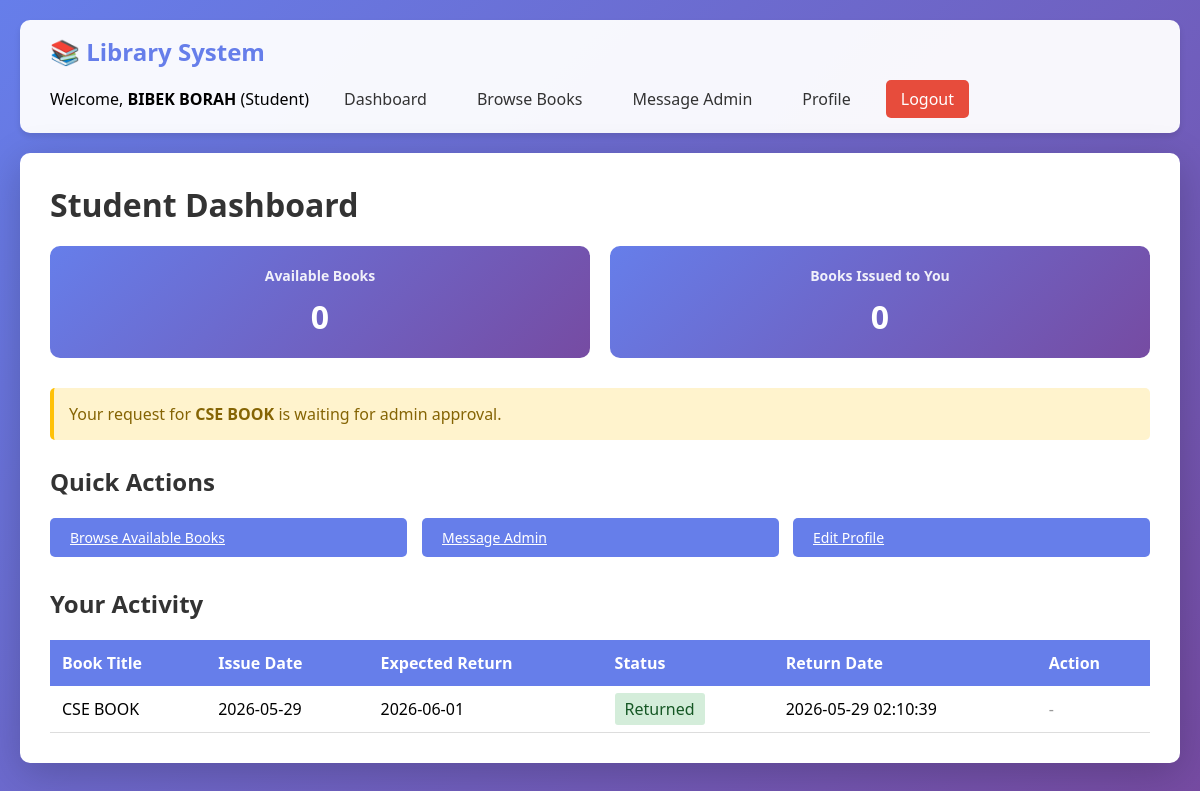
/student (signed in), run on the app's committed database.
### tables this page shows
CREATE TABLE users (
            id INTEGER PRIMARY KEY AUTOINCREMENT,
            username TEXT UNIQUE NOT NULL,
            email TEXT UNIQUE NOT NULL,
            password_hash TEXT NOT NULL,
            role TEXT DEFAULT 'Student',
            created_at TEXT DEFAULT CURRENT_TIMESTAMP
        , full_name TEXT, department TEXT, programme TEXT, semester TEXT, academic_year TEXT, contact_number TEXT, gender TEXT, caste TEXT, profile_completed INTEGER DEFAULT 0, profile_edit_allowed INTEGER DEFAULT 1, is_restricted INTEGER DEFAULT 0, restriction_reason TEXT, restricted_at TEXT);

CREATE TABLE books (
            id INTEGER PRIMARY KEY AUTOINCREMENT,
            title TEXT NOT NULL,
            author TEXT NOT NULL,
            status TEXT DEFAULT 'Available',
            issued_to TEXT
        , issue_date TEXT, return_date TEXT);

CREATE TABLE issue_history (
            id INTEGER PRIMARY KEY AUTOINCREMENT,
            book_id INTEGER NOT NULL,
            book_title TEXT NOT NULL,
            issued_to TEXT NOT NULL,
            issue_date TEXT NOT NULL,
            expected_return_date TEXT NOT NULL,
            returned_by TEXT,
            actual_return_date TEXT,
            status TEXT DEFAULT 'Active',
            created_at TEXT DEFAULT CURRENT_TIMESTAMP,
            FOREIGN KEY (book_id) REFERENCES books(id)
        );

### app.py (the view, shortened to what this page needs)
@app.route('/student')
@student_required
def student_dashboard():
    conn = get_db_connection()
    available_books = conn.execute(
        'SELECT COUNT(*) as count FROM books WHERE status = "Available"'
    ).fetchone()['count']
    issued_books = conn.execute(
        '''SELECT COUNT(*) as count FROM issue_history
           WHERE issued_to = ? AND status IN (?, ?)''',
        (session.get('username'), 'Active', 'Return Pending')
    ).fetchone()['count']
    history = conn.execute(
        '''SELECT * FROM issue_history
           WHERE issued_to = ?
           ORDER BY created_at DESC LIMIT 10''',
        (session.get('username'),)
    ).fetchall()
    pending_request = conn.execute(
        '''SELECT br.*, b.title FROM book_requests br
           JOIN books b ON br.book_id = b.id
           WHERE br.student_id = ? AND br.status = ?
           ORDER BY br.created_at DESC LIMIT 1''',
        (session.get('user_id'), 'Pending')
    ).fetchone()
    notifications = conn.execute(
        '''SELECT id, message FROM student_notifications
           WHERE user_id = ? AND is_read = 0
           ORDER BY created_at''',
        (session.get('user_id'),)
    ).fetchall()
    conn.close()
    return render_template('student_dashboard.html',
                         available_books=available_books,
                         issued_books=issued_books,
                         history=history,
                         pending_request=pending_request,
                         notifications=notifications)

### app.py (called while the page is built, shortened)
def get_db_connection():
    conn = sqlite3.connect('library.db')
    conn.row_factory = sqlite3.Row
    return conn

def get_active_login_notices():
    try:
        conn = get_db_connection()
        notices = conn.execute(
            '''SELECT * FROM login_notifications
               WHERE is_active = 1
               ORDER BY created_at DESC'''
        ).fetchall()
        conn.close()
        return notices
    except sqlite3.Error:
        return []

@app.context_processor
def inject_admin_message_count():
    unread_admin_messages = 0
    return {
        'unread_admin_messages': unread_admin_messages,
        'current_display_name': session.get('display_name') or session.get('username'),
        'login_notices': get_active_login_notices(),
    }

def student_required(f):
    @wraps(f)
    def decorated_function(*args, **kwargs):
        if 'server_restart_token' not in session or session.get('server_restart_token') != app.config.get('SESSION_RESTART_EPOCH'):
            session.clear()
            return redirect(url_for('index'))
        if 'user_id' not in session or session.get('role') != 'Student':
            return redirect(url_for('index'))
        conn = get_db_connection()
        user = conn.execute(
            'SELECT is_restricted FROM users WHERE id = ?',
            (session.get('user_id'),)
        ).fetchone()
        conn.close()
        if user and user['is_restricted']:
            session.clear()
            return redirect(url_for('student_login'))
        return f(*args, **kwargs)
    return decorated_function

### templates/student_dashboard.html (shortened to what this page needs)
{% extends "base.html" %}  {% block content %}
<h1>Student Dashboard</h1>
<div class="stats">
  <div class="stat-card">
    <h3>Available Books</h3>
    <div class="number">{{ available_books }}</div>
  </div>
  <div class="stat-card">
    <h3>Books Issued to You</h3>
    <div class="number">{{ issued_books }}</div>
  </div>
</div>
{% if pending_request %}
<div
  style="
    background: #fff3cd;
    color: #856404;
    padding: 15px;
    border-radius: 5px;
    margin-bottom: 25px;
    border-left: 4px solid #ffc107;
  "
>
  Your request for <strong>{{ pending_request['title'] }}</strong> is waiting
  for admin approval.
</div>
{% endif %}
<h2>Quick Actions</h2>
<div
  style="
    display: grid;
    grid-template-columns: repeat(auto-fit, minmax(200px, 1fr));
    gap: 15px;
    margin-bottom: 30px;
  "
>
  <a href="{{ url_for('student_books') }}" class="btn btn-primary"
    >Browse Available Books</a
  >
  <a href="{{ url_for('student_message_admin') }}" class="btn btn-primary"
    >Message Admin</a
  >
  <a href="{{ url_for('profile') }}" class="btn btn-primary">Edit Profile</a>
</div>
<h2>Your Activity</h2>
<table>
  <thead>
    <tr>
      <th>Book Title</th>
      <th>Issue Date</th>
      <th>Expected Return</th>
      <th>Status</th>
      <th>Return Date</th>
      <th>Action</th>
    </tr>
  </thead>
  <tbody>
    {% for record in history %}
    <tr>
      <td>{{ record['book_title'] }}</td>
      <td>{{ record['issue_date'] }}</td>
      <td>{{ record['expected_return_date'] }}</td>
      <td>
        <span
          style="padding: 5px 10px; border-radius: 3px;
                    {% if record['status'] == 'Active' %}background: #fff3cd; color: #856404;
                    {% elif record['status'] == 'Return Pending' %}background: #d1ecf1; color: #0c5460;
                    {% else %}background: #d4edda; color: #155724;{% endif %}"
        >
          {{ record['status'] }}
        </span>
      </td>
      <td>{{ record['actual_return_date'] or '-' }}</td>
      <td>
        {% if record['status'] == 'Active' %}
        <a
          href="{{ url_for('student_return_book', book_id=record['book_id']) }}"
          class="btn btn-primary"
          >Request Return</a
        >
        {% elif record['status'] == 'Return Pending' %}
        <span style="color: #999">Awaiting admin</span>
        {% else %}
        <span style="color: #999">-</span>
        {% endif %}
      </td>
    </tr>
    {% else %}
    <tr>
      <td colspan="6" style="text-align: center; color: #999">
        No activity yet
      </td>
    </tr>
    {% endfor %}
  </tbody>
</table>
{% endblock %}

### templates/base.html (shortened to what this page needs)
<!doctype html>
<html lang="en">
  <head>
  </head>
  <body>
    {% if session.get('user_id') %}
    <div class="navbar">
      <a href="/" class="navbar-brand">📚 Library System</a>
      <div class="navbar-menu">
        <span
          >Welcome, <strong>{{ current_display_name }}</strong> ({{
          session.get('role') }})</span
        >
        {% if session.get('role') == 'Admin' %}
        <a href="{{ url_for('admin_dashboard') }}">Admin Dashboard</a>
        <a href="{{ url_for('admin_users') }}">Users</a>
        <a href="{{ url_for('admin_books') }}">Books</a>
        <a href="{{ url_for('admin_book_requests') }}">Requests</a>
        <a href="{{ url_for('admin_notifications') }}">Notifications</a>
        <a href="{{ url_for('admin_messages') }}"
          >Messages {% if unread_admin_messages %}<span class="badge"
            >{{ unread_admin_messages }}</span
          >{% endif %}</a
        >
        <a href="{{ url_for('admin_logs') }}">Logs</a>
        {% else %}
        <a href="{{ url_for('student_dashboard') }}">Dashboard</a>
        <a href="{{ url_for('student_books') }}">Browse Books</a>
        <a href="{{ url_for('student_message_admin') }}">Message Admin</a>
        {% endif %}
        <a href="{{ url_for('profile') }}">Profile</a>
        <a href="{{ url_for('logout') }}" class="logout-btn">Logout</a>
      </div>
    </div>
    {% endif %}
    <div class="container">
       {% block content %}{% endblock %}
    </div>
  </body>
</html>

### templates/base.html (style rules this page uses)
* { margin: 0; padding: 0; box-sizing: border-box; }
body { font-family: "Segoe UI", Tahoma, Geneva, Verdana, sans-serif; background: linear-gradient(135deg, #667eea 0%, #764ba2 100%); min-height: 100vh; padding: 20px; animation: pageEnter 1s ease both; will-change: opacity, transform; }
.navbar { background: rgba(255, 255, 255, 0.95); border-radius: 10px; padding: 15px 30px; margin-bottom: 20px; display: flex; justify-content: space-between; align-items: center; gap: 12px; flex-wrap: wrap; box-shadow: 0 4px 6px rgba(0, 0, 0, 0.1); }
.navbar-brand { font-size: 24px; font-weight: bold; color: #667eea; text-decoration: none; }
.navbar-menu { display: flex; gap: 20px; align-items: center; flex-wrap: wrap; }
.navbar-menu a { color: #333; text-decoration: none; padding: 8px 15px; border-radius: 5px; transition: background-color 0.3s ease, color 0.3s ease, transform 0.3s ease; }
.navbar-menu .logout-btn { background: #e74c3c; color: white; }
.container { max-width: 1200px; margin: 0 auto; background: white; border-radius: 10px; padding: 30px; box-shadow: 0 10px 40px rgba(0, 0, 0, 0.2); }
h1, h2 { color: #333; margin-bottom: 20px; }
.btn { padding: 10px 20px; border: none; border-radius: 5px; cursor: pointer; font-size: 14px; font-weight: 500; transition: background-color 0.3s ease, color 0.3s ease, transform 0.3s ease, box-shadow 0.3s ease; will-change: transform; }
.btn-primary { background: #667eea; color: white; }
table { width: 100%; border-collapse: collapse; margin-top: 20px; }
th { background: #667eea; color: white; padding: 12px; text-align: left; }
td { padding: 12px; border-bottom: 1px solid #ddd; }
.stats { display: grid; grid-template-columns: repeat(auto-fit, minmax(250px, 1fr)); gap: 20px; margin-bottom: 30px; }
.stat-card { background: linear-gradient(135deg, #667eea 0%, #764ba2 100%); color: white; padding: 20px; border-radius: 10px; text-align: center; }
.stat-card h3 { font-size: 14px; opacity: 0.9; }
.stat-card .number { font-size: 32px; font-weight: bold; margin-top: 10px; }

### data on the page
users: full_name "BIBEK BORAH", get "Student"
books: title "CSE BOOK"
issue_history: book_title "CSE BOOK", issue_date "2026-05-29", expected_return_date "2026-06-01", status "Returned", actual_return_date "2026-05-29 02:10:39"

### other printed values
{{ available_books }} "0"
{{ issued_books }} "0"
